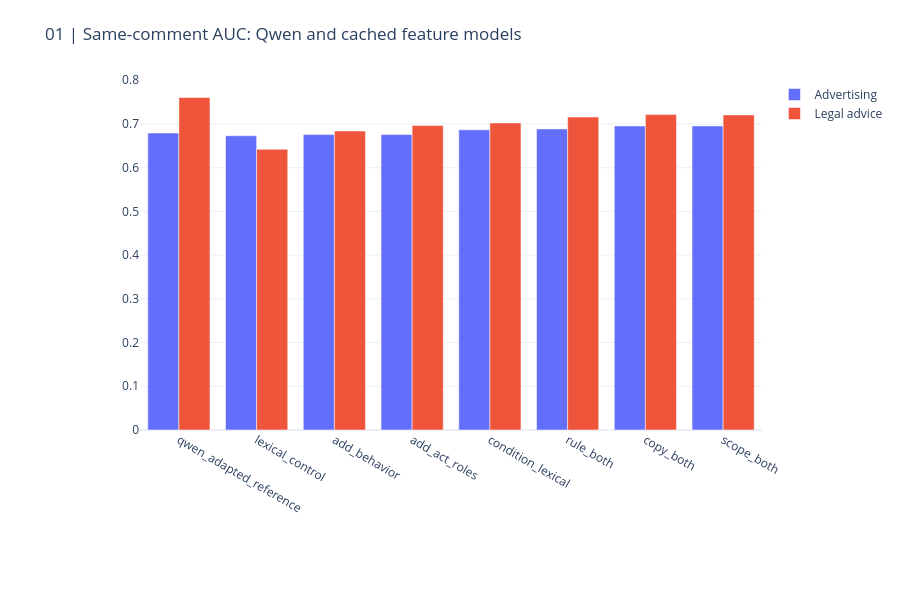

The notebook cell saved with this chart:
### Markdown cell above
## 2. Same comments, verified model outputs

The Qwen comparator uses cached development-fold margins and reproduces the published per-policy AUC. This is not comparing a local 0.70 score with a Kaggle 0.91 score. Probability metrics use raw probabilities, not ranks.

### Code cell
display(pd.DataFrame(r["metrics"]))
CHARTS[0].show(renderer="plotly_mimetype")

### Figure 1 — Plotly figure (JSON) as saved in the notebook; plotly's stock layout.template omitted (floating-point values rounded to 4 significant figures)
{"data": [{"name": "Advertising", "type": "bar", "x": ["qwen_adapted_reference", "lexical_control", "add_behavior", "add_act_roles", "condition_lexical", "rule_both", "copy_both", "scope_both"], "y": [0.6793, 0.673, 0.6758, 0.6758, 0.6866, 0.6887, 0.6954, 0.6955]}, {"name": "Legal advice", "type": "bar", "x": ["qwen_adapted_reference", "lexical_control", "add_behavior", "add_act_roles", "condition_lexical", "rule_both", "copy_both", "scope_both"], "y": [0.7605, 0.642, 0.6839, 0.6964, 0.7024, 0.7158, 0.7215, 0.7207]}], "layout": {"barmode": "group", "font": {"size": 12}, "height": 600, "margin": {"b": 170, "l": 140, "r": 30, "t": 80}, "title": {"text": "01 | Same-comment AUC: Qwen and cached feature models"}, "xaxis": {"automargin": true}, "yaxis": {"automargin": true}}}
